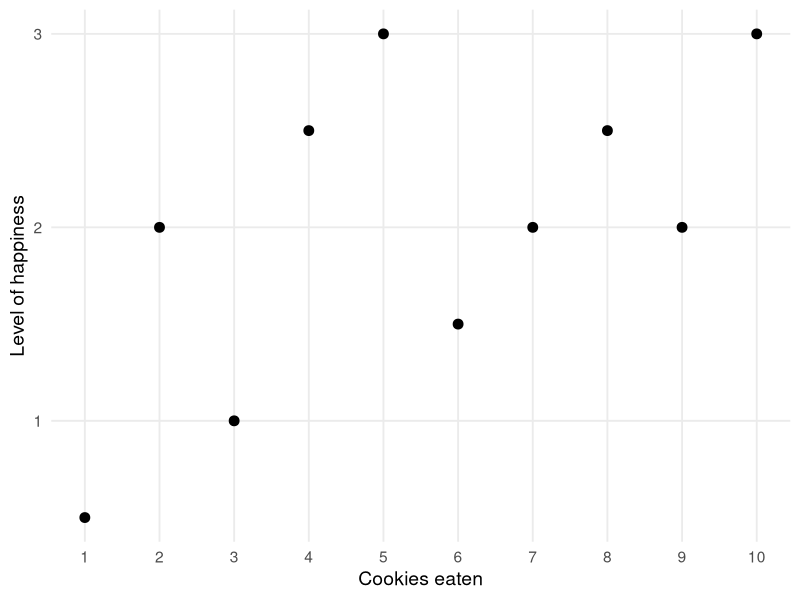
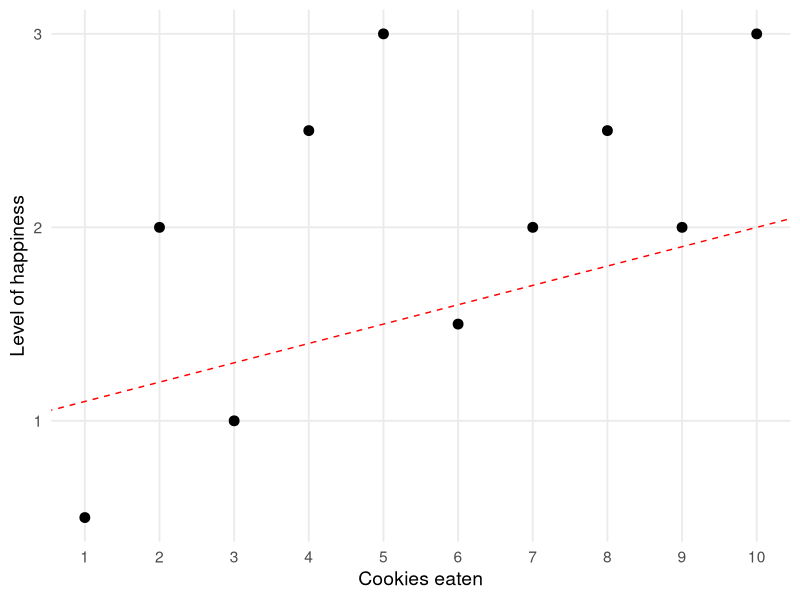
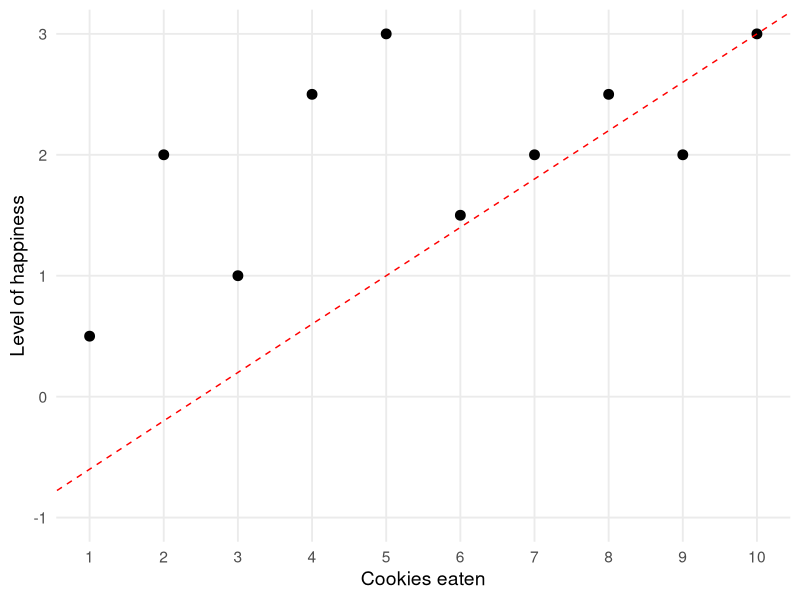
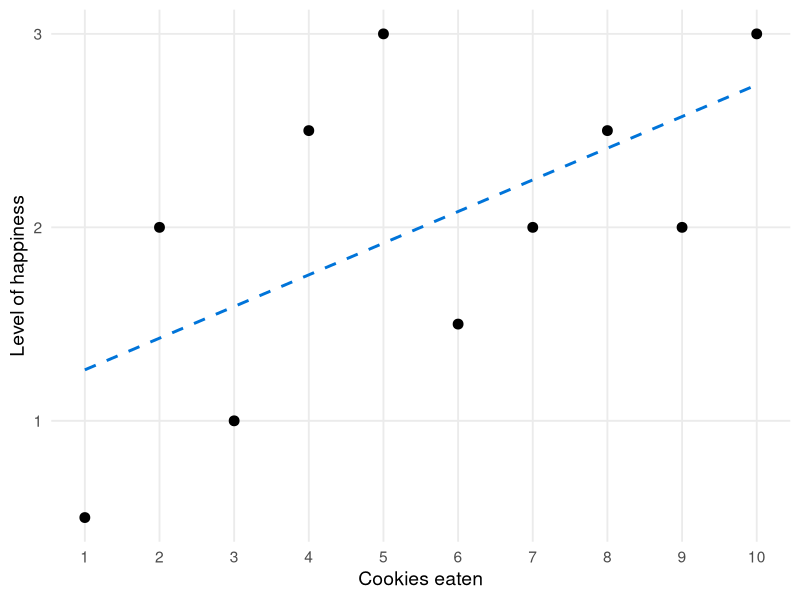
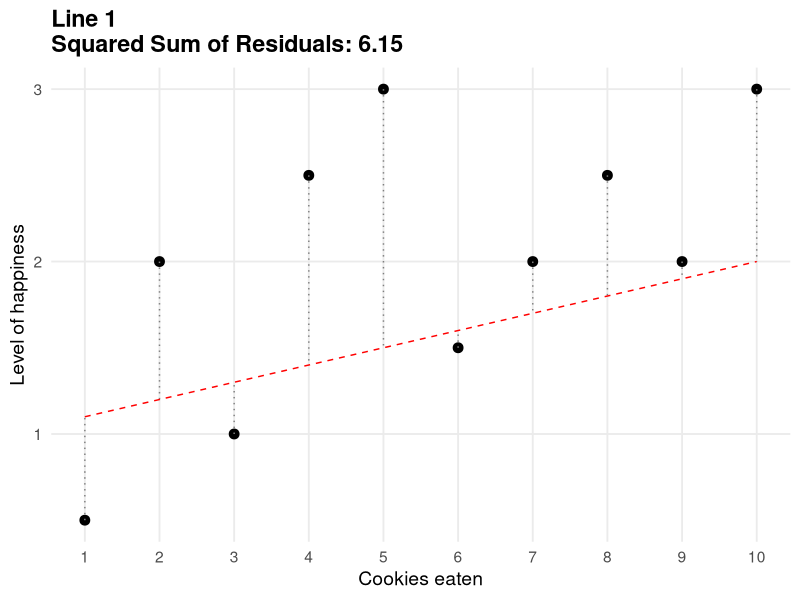
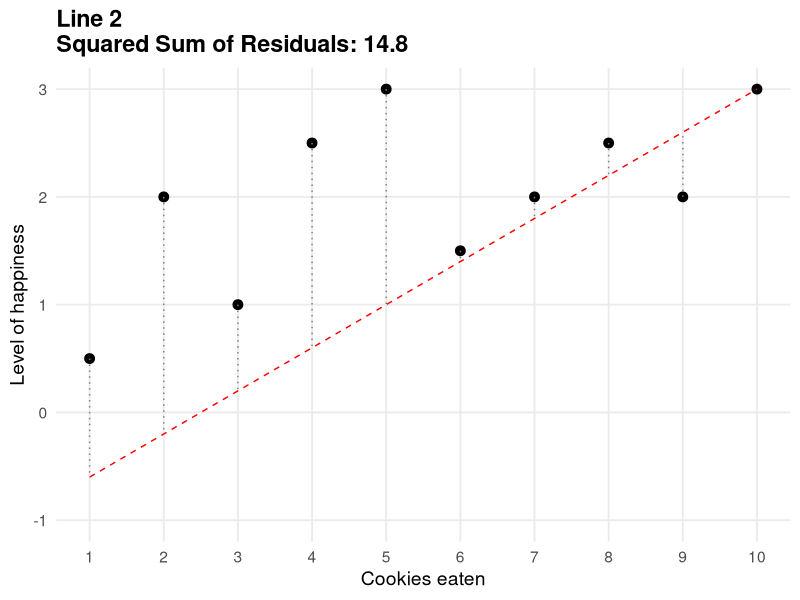
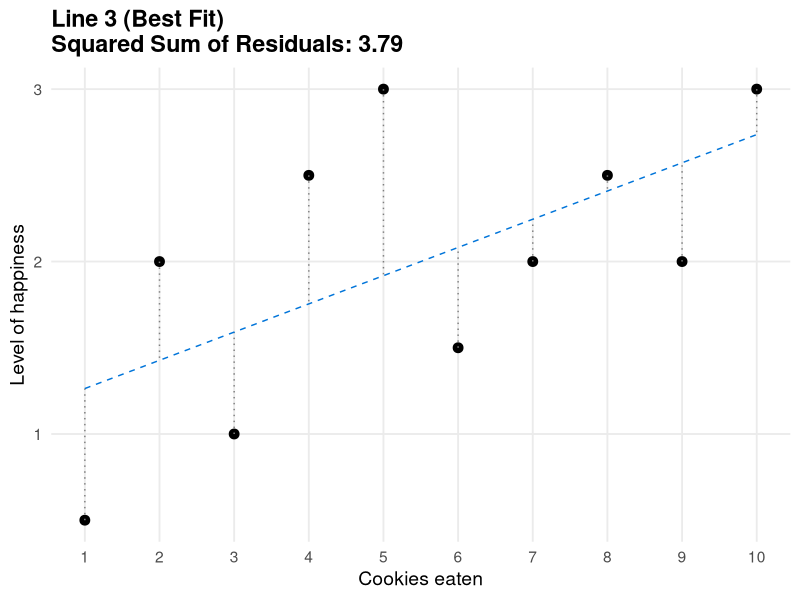
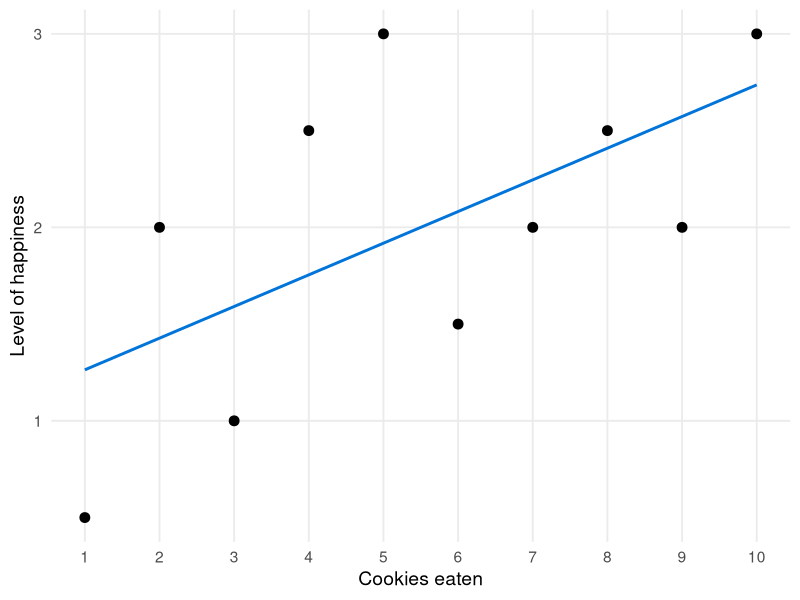

Write the R code that produced these figures, in order.
## ---- chunk 1
library(tidyverse)
library(kableExtra)
library(truncnorm)
library(broom)
## ---- chunk 2
#| include: false
cookies <- tibble(happiness = c(0.5, 2, 1, 2.5, 3, 1.5, 2, 2.5, 2, 3),
                  cookies = 1:10)

# alternative of getting predictions with broom package
#cookies_model <- lm(happiness ~ cookies, data = cookies)
# cookies_fitted <- augment(cookies_model)

# Compute the OLS regression model
ols_model <- lm(happiness ~ cookies, data = cookies)
cookies_fitted <- augment(ols_model)

# Define incorrect lines
bad_slope <- function(x) 0.1 * x + 1  # Too flat
bad_intercept <- function(x) 0.4 * x -1  # Too high

cookies_fitted <- cookies_fitted %>%
  mutate(pred_bad_slope = bad_slope(cookies),
         pred_bad_intercept = bad_intercept(cookies))

sum_squared_residuals <- function(data, pred_col) {
  sum((data$happiness - data[[pred_col]])^2)
}

sum_res_bad_slope <- sum_squared_residuals(cookies_fitted, "pred_bad_slope")
sum_res_bad_intercept <- sum_squared_residuals(cookies_fitted, "pred_bad_intercept")
sum_res_ols <- sum_squared_residuals(cookies_fitted, ".fitted")
## ---- chunk 3
cookies_base <- ggplot(cookies_fitted, aes(x = cookies, y = happiness)) +
  geom_point(size = 3) +
  scale_x_continuous(breaks = 0:10) +
  labs(x = "Cookies eaten", y = "Level of happiness") +
  theme_minimal(base_size = 14) +
  theme(panel.grid.minor = element_blank(),
        plot.title = element_text(face = "bold"))

cookies_base
## ---- chunk 4
# 1. Bad slope
cookies_base +
  geom_abline(intercept = 1, slope = 0.1, color = "red", linetype = "dashed") 
## ---- chunk 5
# 2. Bad intercept
cookies_base +
  geom_abline(intercept = -1, slope = 0.4, color = "red", linetype = "dashed") +
  coord_cartesian(xlim = c(1, 10), ylim = c(-1, 3)) 
## ---- chunk 6
cookies_base +
  geom_smooth(method = "lm", color = "#0074D9", se = FALSE, linetype = "dashed")
## ---- chunk 7
#| include: false
# Function to generate plots with residuals
plot_with_residuals <- function(data, pred_col, title = NULL, sum_squared_residuals, line_color) {
  p <- ggplot(data, aes(x = cookies, y = happiness)) +
    geom_point(size = 3) +
    geom_segment(aes(xend = cookies, yend = !!sym(pred_col)), 
                 color = "gray50", linetype = "dotted") +  # Residuals
    geom_line(aes(y = !!sym(pred_col)), color = line_color, linetype = "dashed") + # Regression line
    scale_x_continuous(breaks = 0:10) +
    labs(x = "Cookies eaten", y = "Level of happiness") +
    theme_minimal(base_size = 14) +
    theme(panel.grid.minor = element_blank())

  # Add title if not NULL
  if (!is.null(title)) {
    p <- p + labs(title = paste0(title, "\nSquared Sum of Residuals: ", round(sum_squared_residuals, 2))) +
      theme(plot.title = element_text(face = "bold"))
  }
  
  return(p)
}

## ---- chunk 8
plot_with_residuals(cookies_fitted, "pred_bad_slope", "Line 1", sum_res_bad_slope, "red")
## ---- chunk 9
plot_with_residuals(cookies_fitted, "pred_bad_intercept", "Line 2", sum_res_bad_intercept, "red") +
  coord_cartesian(xlim = c(1, 10), ylim = c(-1, 3)) 
## ---- chunk 10
plot_with_residuals(cookies_fitted, ".fitted", "Line 3 (Best Fit)", sum_res_ols, "#0074D9")
## ---- chunk 11
# Fit the linear model
lm_fit <- lm(happiness ~ cookies, data = cookies)

# Extract the intercept and slope
intercept <- coef(lm_fit)[1]
slope <- coef(lm_fit)[2]

# Create the plot with the highlighted slope
cookies_base +
  geom_smooth(method = "lm", color = "#0074D9", se = FALSE) 
## ---- chunk 12
# Fit the linear model
lm_fit <- lm(happiness ~ cookies, data = cookies)

# Extract the intercept and slope
intercept <- coef(lm_fit)[1]
slope <- coef(lm_fit)[2]

# Create the plot with the highlighted slope
slope_highlight <- cookies_base +
  geom_smooth(method = "lm", color = "#0074D9", se = FALSE) +
  
  # Draw the right triangle showing the slope
  geom_segment(aes(x = 5, y = intercept + slope * 4, xend = 5, yend = intercept + slope * 5), 
               linetype = "dotted", color = "black") +  # Vertical line
  geom_segment(aes(x = 4, y = intercept + slope * 4, xend = 5, yend = intercept + slope * 4), 
               linetype = "dotted", color = "black") +  # Horizontal line
  
  # Annotate the slope value next to the vertical line
  annotate("text", x = 5.2, y = intercept + slope * 4.5, 
           label = paste0("slope: ", round(slope, 2)), 
           color = "black", size = 5, hjust = 0)

slope_highlight 
## ---- chunk 13
# Create the plot with the highlighted slope
intercept_slope_highlight <- slope_highlight  +
  # Highlight the intercept with a vertical dotted line
  geom_segment(aes(x = 0, y = 0, xend = 0, yend = intercept), 
               linetype = "dotted", color = "black") +  # Vertical line from x=0 to intercept
  # Annotate the intercept value next to the vertical line
  annotate("text", x = 0.2, y = intercept, 
           label = paste0("intercept: ", round(intercept, 2)), 
           color = "black", size = 5, hjust = 0) +
  # Extend the regression line from the last data point to the y-axis as a dotted line
  geom_segment(aes(x = min(cookies), y = intercept + slope * min(cookies), 
                   xend = 0, yend = intercept), 
               linetype = "dotted", color = "#0074D9")

intercept_slope_highlight 
## ---- chunk 14
#| echo: false
intercept_slope_highlight 
## ---- chunk 15
#| echo: true
# Compute the OLS regression model
lm(happiness ~ cookies, data = cookies)
## ---- chunk 16
#| echo: false
intercept_slope_highlight 
## ---- chunk 17
#| echo: true
# Compute the OLS regression model
ols_model <- lm(happiness ~ cookies, data = cookies)

summary(ols_model)
## ---- chunk 18
#| echo: false
intercept_slope_highlight 
## ---- chunk 19
#| echo: true
library(broom)

tidy(ols_model)
## ---- chunk 20
#| echo: true
set.seed(1234) # For reproducibility

# true happiness without any cookies
intercept <- 1

# effect of one cookie on happiness
slope <- 0.3

imaginary_cookies <- tibble(
  id = 1:1000000,
  cookies = sample(seq(1, 10, by = 1), size = 1000000, replace = TRUE),
  # the rnorm() function adds noise, i.e. some random error
  happiness = intercept + slope * cookies + rnorm(length(cookies), mean = 0, sd = 0.5)
)
## ---- chunk 21
#| echo: false

# simulate different sampling distributions
get_sampling_distribution <- function(n_simulations = 1000, sample_size, data) {
  
regression_estimates <- c() # make an empty vector
  
for (i in 1:n_simulations) {
  # draw a sample 
  imaginary_sample <- imaginary_cookies |> 
    sample_n(sample_size)
  
  # run a regression on the sample 
  estimate <- lm(happiness ~ cookies, data = imaginary_sample) |> 
    tidy() |> 
    filter(term == "cookies") |> 
    pull(estimate)

  regression_estimates [i] <- estimate
}
  
  # Return a data frame with sample size
  return(tibble(sample_size = sample_size, estimate = regression_estimates))
}


# Define sample sizes to test
sample_sizes <- c(10, 30, 200)

# Run the function for each sample size and combine sampling_null
sampling <- bind_rows(lapply(sample_sizes, function(n) get_sampling_distribution(sample_size = n, data = imaginary_movies_null)))
## ---- chunk 22
# Plot histograms with fading effect
ggplot(sampling |> 
         filter(sample_size == 10), 
       aes(x = estimate, fill = factor(sample_size))) +
  geom_histogram(aes(y = ..density..), 
                 position = "identity", 
                 color = "black", 
                 alpha = 0.3) +
  scale_fill_viridis_d(option = "inferno") +
  labs(title = "Sampling distribution of regression slopes",
       x = "Estimate",
       y = "Density",
       fill = "Sample Size",
       color = "Sample Size") +
  theme_minimal()
## ---- chunk 23
# Compute mean and SD for each sample size
summary_stats <- sampling %>%
  group_by(sample_size) %>%
  summarise(mean_estimate = mean(estimate), 
            sd_estimate = sd(estimate)) 

# Compute mean and standard deviation of the simulated differences
estimate_mean <- summary_stats |> filter(sample_size == 10) |> pull(mean_estimate)
estimate_sd <- summary_stats |> filter(sample_size == 10) |> pull(sd_estimate)

# Plot histogram with normal curve
# Plot histograms with fading effect

ggplot(sampling |> 
         filter(sample_size == 10), 
       aes(x = estimate, fill = factor(sample_size))) +
  geom_histogram(aes(y = ..density..), 
                 position = "identity", 
                 color = "black", 
                 alpha = 0.3) +
    stat_function(fun = dnorm, args = list(mean = estimate_mean, sd = estimate_sd), 
                color = "red", linetype = "dashed", size = 1) + # Normal distribution curve
  scale_fill_viridis_d(option = "inferno") +
  labs(title = "Sampling distribution of regression slopes",
       x = "Estimate",
       y = "Density",
       fill = "Sample Size",
       color = "Sample Size") +
  theme_minimal() +
  scale_x_continuous(limits = c(0.15, 0.45))

## ---- chunk 24
# Compute mean and SD for each sample size
summary_stats <- sampling %>%
  group_by(sample_size) %>%
  summarise(mean_estimate = mean(estimate), 
            sd_estimate = sd(estimate)) 

# Compute mean and standard deviation of the simulated differences
estimate_mean <- summary_stats |> filter(sample_size == 10) |> pull(mean_estimate)
estimate_sd <- summary_stats |> filter(sample_size == 10) |> pull(sd_estimate)

# Plot histogram with normal curve
# Plot histograms with fading effect

ggplot(sampling |> 
         filter(sample_size == 10), 
       aes(x = estimate, fill = factor(sample_size))) +
  geom_histogram(aes(y = ..density..), 
                 position = "identity", 
                 color = "black", 
                 alpha = 0.3) +
    stat_function(fun = dnorm, args = list(mean = estimate_mean, sd = estimate_sd), 
                color = "red", linetype = "dashed", size = 1) + # Normal distribution curve
  scale_fill_viridis_d(option = "inferno") +
  labs(title = "Sampling distribution of regression slopes",
       x = "Estimate",
       y = "Density",
       fill = "Sample Size",
       color = "Sample Size") +
  theme_minimal() +
  scale_x_continuous(limits = c(0.15, 0.45))

## ---- chunk 25
# Compute mean and standard deviation of the simulated differences
estimate_mean_30 <- summary_stats |> filter(sample_size == 30) |> pull(mean_estimate)
estimate_sd_30 <- summary_stats |> filter(sample_size == 30) |> pull(sd_estimate)

# Plot histogram with normal curve
# Plot histograms with fading effect

ggplot(sampling |> 
         filter(sample_size == 30), 
       aes(x = estimate, fill = factor(sample_size))) +
  geom_histogram(aes(y = ..density..), 
                 position = "identity", 
                 color = "black", 
                 alpha = 0.3) +
    stat_function(fun = dnorm, args = list(mean = estimate_mean, sd = estimate_sd), 
                color = "red", linetype = "dashed", size = 1, alpha = 0.3) + # Normal distribution curve
      stat_function(fun = dnorm, args = list(mean = estimate_mean_30, sd = estimate_sd_30), 
                color = "red", linetype = "dashed", size = 1) + # Normal distribution curve
  scale_fill_viridis_d(option = "inferno") +
  labs(title = "Sampling distribution of regression slopes",
       x = "Estimate",
       y = "Density",
       fill = "Sample Size",
       color = "Sample Size") +
  theme_minimal() +
  scale_x_continuous(limits = c(0.15, 0.45))
## ---- chunk 26
# Compute mean and standard deviation of the simulated differences
estimate_mean_200 <- summary_stats |> filter(sample_size == 200) |> pull(mean_estimate)
estimate_sd_200 <- summary_stats |> filter(sample_size == 200) |> pull(sd_estimate)

# Plot histogram with normal curve
# Plot histograms with fading effect
ggplot(sampling |> 
         filter(sample_size == 200), 
       aes(x = estimate, fill = factor(sample_size))) +
  geom_histogram(aes(y = ..density..), 
                 position = "identity", 
                 color = "black", 
                 alpha = 0.3) +
    stat_function(fun = dnorm, args = list(mean = estimate_mean, sd = estimate_sd), 
                color = "red", linetype = "dashed", size = 1, alpha = 0.3) + # Normal distribution curve
      stat_function(fun = dnorm, args = list(mean = estimate_mean_30, sd = estimate_sd_30), 
                color = "red", linetype = "dashed", size = 1, alpha = 0.3) + # Normal distribution curve
        stat_function(fun = dnorm, args = list(mean = estimate_mean_200, sd = estimate_sd_200), 
                color = "red", linetype = "dashed", size = 1) + # Normal distribution curve
  scale_fill_viridis_d(option = "inferno") +
  labs(title = "Sampling distribution of regression slopes",
       x = "Estimate",
       y = "Density",
       fill = "Sample Size",
       color = "Sample Size") +
  theme_minimal() +
  scale_x_continuous(limits = c(0.15, 0.45))
## ---- chunk 27
#| echo: true
generate_sample <- function(sample_size){
  
  # set regression parameters
  intercept <- 1
  slope <- 0.1
  
  sample <- tibble(
    id = 1: sample_size,
    cookies = sample(seq(1, 10, by = 1), size = sample_size, replace = TRUE),
    # the rnorm() function adds noise, i.e. some random error
    happiness = intercept + slope * cookies + rnorm(length(cookies), mean = 0, sd = 1)
  )
  
  return(sample)
}

# test
# generate_sample(sample_size = 100)
## ---- chunk 28
#| echo: true
calculate_regression <- function(sample){
  
  # run a regression on the sample 
  p.value <- lm(happiness ~ cookies, data = sample) |> 
    tidy() |> 
    filter(term == "cookies") |> 
    pull(p.value)
  
  return(p.value)
}

# test
# test_sample <- generate_sample(sample_size = 100)
# calculate_regression(sample = test_sample)
## ---- chunk 29
#| echo: true
generate_samples <- function(n_simulations, sample_size) {
  
  # Make an empty vector
  p.values <- numeric(n_simulations)
  
  for (i in 1:n_simulations) {
    # Draw a sample with the specified size
    sample <- generate_sample(sample_size) 
    
    # Get an estimate
    p.values[i] <-  calculate_regression(sample)
  }
  
  return(p.values)
}
# test
# generate_samples(n_simulations = 100, sample_size = 10)
## ---- chunk 30
#| echo: true
calculate_power <- function(p.values){
  
  # get statistical power 
  power <- data.frame(p.values) |> 
    mutate(significant = ifelse(p.values <= 0.5, TRUE, FALSE)) |> 
    summarize(share_significant = sum(significant) / n()) |> 
    pull(share_significant)
  
  return(power)
}
# test
# some_p.values <- generate_samples(n_simulations = 100, sample_size = 10)
# calculate_power(p.values = some_p.values)
## ---- chunk 31
#| echo: true
power_simulation <- function(sample_size, n_simulations = 1000) {
  
  # Generate multiple samples and compute estimates
  sampled_p.values <- generate_samples(n_simulations, sample_size)
  
  # Calculate statistical power
  power <- calculate_power(sampled_p.values)
  
  # Return results
  return(tibble(
    sample_size = sample_size,
    n_simulations = n_simulations,
    estimated_power = power
  ))
}
# test
# power_simulation(sample_size = 30, n_simulations = 100)
## ---- chunk 32
#| echo: true
sample_sizes <- c(10, 30, 50, 200)

# make an empty data frame
power_data <- tibble()

for (i in sample_sizes) {
  # run power simulation
  power <- power_simulation(sample_size = i, n_simulations = 1000)
  
  power_data <- bind_rows(power_data, power)
}
## ---- chunk 33
#| echo: true
ggplot(power_data, 
       aes(x = sample_size, y = estimated_power)) +
  geom_point(color = 'red', size = 1.5) +
  geom_line(color = 'red', size = 1) + 
  # add a horizontal line at 80%
  geom_hline(aes(yintercept = .8), linetype = 'dashed') + 
  # Prettify!
  theme_minimal() + 
  scale_y_continuous(labels = scales::percent, limits = c(0,1)) + 
  labs(title = "Power Simulation for the effect of Cookies on Happiness",
       x = 'Sample Size', y = 'Power')
